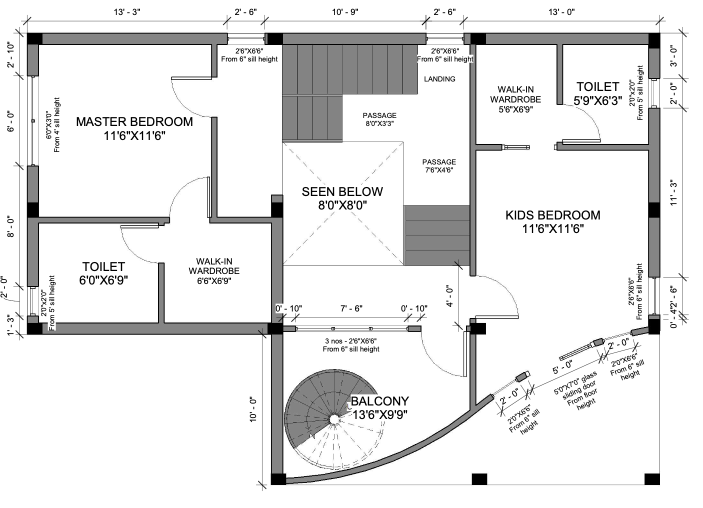
#> input picture ml/floorplan.png, 1406 x 1016 px (shown at 1/2 size)
$ python -i window_detector.py   (imports and definitions only)
#> lines starting #> are read from the running program, lines starting #| are printed output that depends on the picture; after the words box and inside, x2 and y2 are one past the last pixel; in counts of white or black regions, pixels touching at a corner belong together
"""
Window Detection Module
Uses computer vision techniques to detect windows in floor plan images
"""
import cv2
import numpy as np
from typing import List, Dict, Any, Tuple

def detect_windows(image_path: str, min_area: int = 200, max_area: int = 8000) -> List[Dict[str, Any]]:
    """
    Detect windows in a floor plan image using improved computer vision techniques

    Args:
        image_path: Path to the floor plan image
        min_area: Minimum area for window detection (pixels)
        max_area: Maximum area for window detection (pixels)

    Returns:
        List of window detections with bounding boxes and confidence scores
    """
#> called with image_path = '../ml/floorplan.png', min_area = 200, max_area = 8000
    # Load image
    image = cv2.imread(image_path)
#> image is the input picture: shape (1016, 1406, 3); mean B, G, R 231, 231, 231
    if image is None:
        print(f"Error: Could not load image {image_path}")
        return []

    # Convert to grayscale
    gray = cv2.cvtColor(image, cv2.COLOR_BGR2GRAY)

    # Apply stronger Gaussian blur to reduce noise
    blurred = cv2.GaussianBlur(gray, (7, 7), 0)

    # Use more conservative Canny edge detection for cleaner edges
    edges = cv2.Canny(blurred, 80, 200)
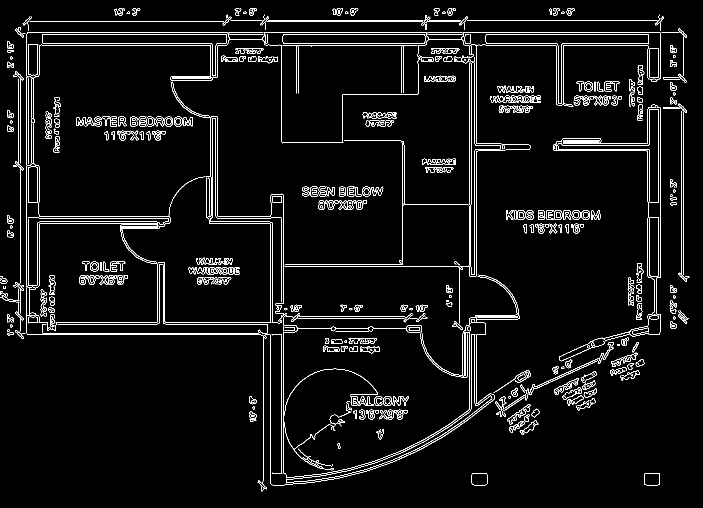
#> edges: shape (1016, 1406) (shown at 1/2 size); 4.2% white in thin lines or dots

    # Apply morphological operations to clean up edges
    kernel = cv2.getStructuringElement(cv2.MORPH_RECT, (3, 3))
    edges = cv2.morphologyEx(edges, cv2.MORPH_CLOSE, kernel)
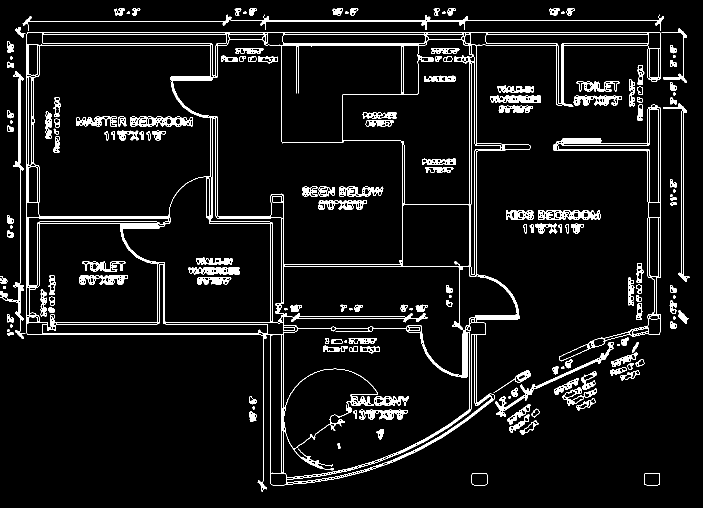
#> edges: shape (1016, 1406) (shown at 1/2 size); 6.3% white; 169 white regions (1 under 20 px)

    # Find contours
    contours, _ = cv2.findContours(edges, cv2.RETR_EXTERNAL, cv2.CHAIN_APPROX_SIMPLE)
#> contours = 106 contours, 21 with area under 20; largest, box (x1, y1, x2, y2) and area: (52, 64, 1322, 983) 671089, (1106, 209, 1322, 723) 15455, (1076, 420, 1201, 440) 1980, (45, 29, 1328, 62) 1846, (990, 684, 1228, 834) 1685

    # Detect walls first to improve window detection
    wall_regions = detect_wall_regions(gray)

    window_detections = []

    for contour in contours:
        # Calculate contour area
        area = cv2.contourArea(contour)

        # Filter by area - more restrictive for floor plan windows
        if area < min_area or area > max_area:
            continue

        # Get bounding rectangle
        x, y, w, h = cv2.boundingRect(contour)

        # Calculate aspect ratio
        aspect_ratio = w / h if h > 0 else 0

        # More restrictive window characteristics for floor plans:
        # - Windows are typically rectangular with specific aspect ratios
        # - Should be near walls
        # - Should have reasonable size for floor plan scale

        if 1.2 <= aspect_ratio <= 4.0:  # More restrictive aspect ratio
            # Calculate confidence based on improved window characteristics
            confidence = calculate_improved_window_confidence(
                contour, x, y, w, h, aspect_ratio, image.shape, wall_regions
            )

            if confidence > 0.5:  # Higher confidence threshold
                detection = {
                    "class_id": 999,  # Special ID for windows
                    "class_name": "window",
                    "confidence": round(confidence, 4),
                    "bbox": {
                        "x1": int(x),
                        "y1": int(y),
                        "x2": int(x + w),
                        "y2": int(y + h),
                        "width": int(w),
                        "height": int(h)
                    },
                    "area": int(area),
                    "aspect_ratio": round(aspect_ratio, 2)
                }
                window_detections.append(detection)

    # Sort by confidence (highest first)
    window_detections.sort(key=lambda x: x["confidence"], reverse=True)

    # Remove overlapping detections (keep highest confidence)
    filtered_detections = remove_overlapping_windows(window_detections, iou_threshold=0.2)

    print(f"🔍 Window Detection: Found {len(filtered_detections)} potential windows")
    return filtered_detections

def detect_wall_regions(gray_image: np.ndarray) -> List[Tuple[int, int, int, int]]:
    """
    Detect wall regions in the floor plan to help with window detection

    Args:
        gray_image: Grayscale image of the floor plan

    Returns:
        List of wall regions as (x, y, w, h) tuples
    """
    # Use adaptive thresholding to detect walls (typically darker/thicker lines)
    thresh = cv2.adaptiveThreshold(gray_image, 255, cv2.ADAPTIVE_THRESH_GAUSSIAN_C,
                                   cv2.THRESH_BINARY_INV, 11, 2)
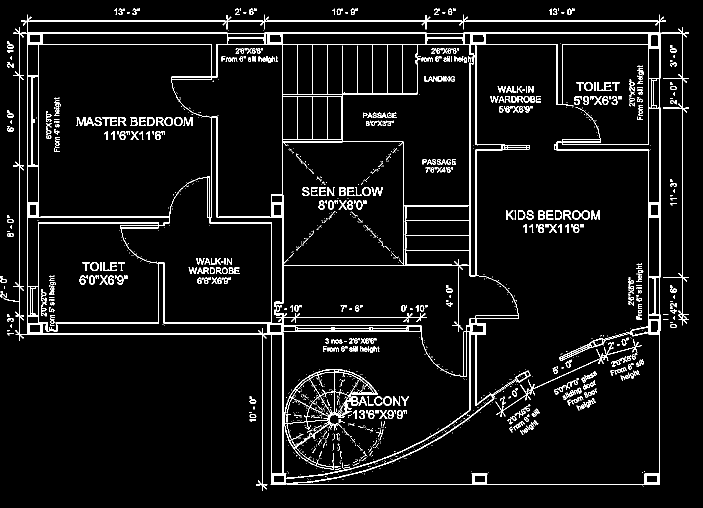
#> thresh: shape (1016, 1406) (shown at 1/2 size); 5.8% white in thin lines or dots

    # Apply morphological operations to connect wall segments
    kernel = cv2.getStructuringElement(cv2.MORPH_RECT, (5, 5))
    thresh = cv2.morphologyEx(thresh, cv2.MORPH_CLOSE, kernel)
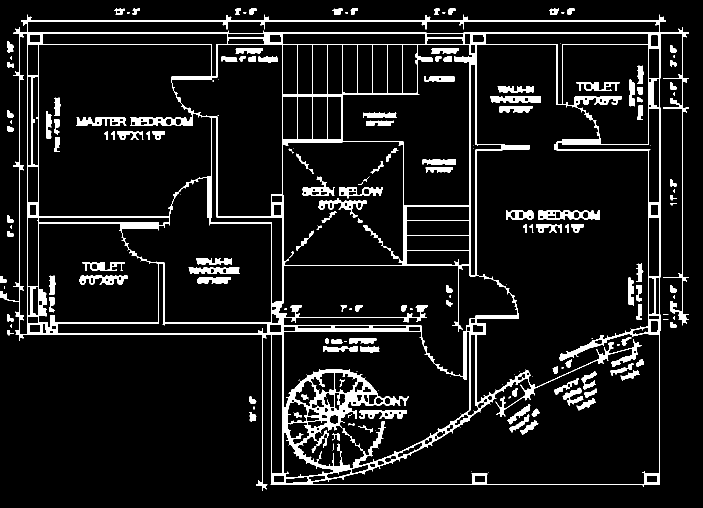
#> thresh: shape (1016, 1406) (shown at 1/2 size); 8.2% white; 209 white regions (69 under 20 px)

    # Find contours of wall regions
    contours, _ = cv2.findContours(thresh, cv2.RETR_EXTERNAL, cv2.CHAIN_APPROX_SIMPLE)
#> contours = 48 contours, 18 with area under 20; largest, box (x1, y1, x2, y2) and area: (0, 29, 1378, 982) 1039558, (14, 83, 28, 106) 170, (228, 17, 249, 30) 164, (1098, 17, 1118, 30) 160, (499, 824, 513, 844) 156

    wall_regions = []
    for contour in contours:
        area = cv2.contourArea(contour)
        if area > 500:  # Filter out small noise
            x, y, w, h = cv2.boundingRect(contour)
            wall_regions.append((x, y, w, h))
#> this loop made 48 passes
#> (area, x, y, w, h) on pass 33: (1039558.5, 0, 29, 1378, 953)
#> area on passes 1, 3, 4, 6, 10, 13: 156.5, 103.5, 44.5, 91, 88, 104
#> after the loop, wall_regions = [(0, 29, 1378, 953)]
#> the loop in detect_windows, `for contour in contours:` made 106 passes
#> (x, y, w, h, aspect_ratio, confidence) on passes 1, 2, 3, 9, 12, 14, 16, 17, 18, 24, 27, 53: (1289, 946, 31, 25, 1.24, 0.58), (943, 946, 32, 25, 1.28, 0.58), (1039, 840, 38, 30, 1.27, 0.43), (1153, 796, 39, 25, 1.56, 0.58), (1125, 775, 69, 37, 1.86, 0.58), (1108, 756, 50, 34, 1.47, 0.48), (987, 741, 75, 45, 1.67, 0.45), (1241, 740, 39, 21, 1.86, 0.58), (1220, 734, 34, 18, 1.89, 0.58), (1222, 705, 53, 29, 1.83, 0.58), (990, 684, 238, 150, 1.59, 0.3), (1142, 447, 26, 20, 1.3, 0.48)
#> after the loop in detect_windows, `for contour in contours:`: window_detections = 9 items

    return wall_regions

def calculate_improved_window_confidence(contour: np.ndarray, x: int, y: int, w: int, h: int,
                                       aspect_ratio: float, image_shape: Tuple[int, int, int],
                                       wall_regions: List[Tuple[int, int, int, int]]) -> float:
    """
    Calculate improved confidence score for a potential window detection

    Args:
        contour: Contour of the potential window
        x, y, w, h: Bounding box coordinates and dimensions
        aspect_ratio: Aspect ratio of the bounding box
        image_shape: Shape of the original image (height, width, channels)
        wall_regions: List of detected wall regions

    Returns:
        Confidence score between 0 and 1
    """
    confidence = 0.0
    height, width = image_shape[:2]

    # 1. Aspect ratio score (windows are typically rectangular, not square)
    if 1.5 <= aspect_ratio <= 3.5:  # Good window aspect ratio for floor plans
        confidence += 0.25
    elif 1.2 <= aspect_ratio <= 4.0:  # Acceptable aspect ratio
        confidence += 0.15

    # 2. Size score (windows should be reasonably sized for floor plans)
    area = w * h
    if 300 <= area <= 3000:  # Good window size for floor plans
        confidence += 0.25
    elif 200 <= area <= 5000:  # Acceptable size
        confidence += 0.15

    # 3. Wall proximity score (windows should be near walls)
    wall_proximity_score = calculate_wall_proximity(x, y, w, h, wall_regions)
    confidence += wall_proximity_score * 0.3

    # 4. Contour regularity score (windows have regular rectangular shapes)
    perimeter = cv2.arcLength(contour, True)
    if perimeter > 0:
        rect_area = w * h
        contour_area = cv2.contourArea(contour)
        if rect_area > 0:
            regularity = contour_area / rect_area
            if regularity > 0.85:  # Very regular shape
                confidence += 0.15
            elif regularity > 0.75:  # Somewhat regular
                confidence += 0.1

    # 5. Position in image (windows are often in the middle to upper portion)
    relative_y = y / height
    if 0.1 <= relative_y <= 0.8:  # Good vertical position
        confidence += 0.05

    # 6. Edge alignment score (windows often align with image edges or walls)
    edge_alignment_score = calculate_edge_alignment(x, y, w, h, width, height)
    confidence += edge_alignment_score * 0.1

    return min(confidence, 1.0)  # Cap at 1.0

def calculate_wall_proximity(x: int, y: int, w: int, h: int,
                           wall_regions: List[Tuple[int, int, int, int]]) -> float:
    """
    Calculate how close a potential window is to detected walls

    Args:
        x, y, w, h: Bounding box of potential window
        wall_regions: List of wall regions as (x, y, w, h) tuples

    Returns:
        Proximity score between 0 and 1
    """
    if not wall_regions:
        return 0.0

    window_center_x = x + w // 2
    window_center_y = y + h // 2

    min_distance = float('inf')

    for wall_x, wall_y, wall_w, wall_h in wall_regions:
        wall_center_x = wall_x + wall_w // 2
        wall_center_y = wall_y + wall_h // 2

        # Calculate distance between centers
        distance = np.sqrt((window_center_x - wall_center_x)**2 + (window_center_y - wall_center_y)**2)
        min_distance = min(min_distance, distance)

    # Convert distance to score (closer = higher score)
    # Windows within 50 pixels of walls get high score
    if min_distance <= 50:
        return 1.0
    elif min_distance <= 100:
        return 0.7
    elif min_distance <= 200:
        return 0.4
    else:
        return 0.0

def calculate_edge_alignment(x: int, y: int, w: int, h: int,
                           image_width: int, image_height: int) -> float:
    """
    Calculate how well a potential window aligns with image edges or common wall positions

    Args:
        x, y, w, h: Bounding box of potential window
        image_width, image_height: Dimensions of the image

    Returns:
        Alignment score between 0 and 1
    """
    alignment_score = 0.0

    # Check horizontal alignment (windows often align with top/bottom edges)
    if y < 20 or (y + h) > (image_height - 20):  # Near top or bottom edge
        alignment_score += 0.5

    # Check vertical alignment (windows often align with left/right edges)
    if x < 20 or (x + w) > (image_width - 20):  # Near left or right edge
        alignment_score += 0.5

    # Check if window is positioned at common wall locations (quarter positions)
    quarter_width = image_width // 4
    quarter_height = image_height // 4

    if (x < quarter_width or x > 3 * quarter_width or
        y < quarter_height or y > 3 * quarter_height):
        alignment_score += 0.3

    return min(alignment_score, 1.0)

def remove_overlapping_windows(detections: List[Dict[str, Any]], iou_threshold: float = 0.3) -> List[Dict[str, Any]]:
    """
    Remove overlapping window detections, keeping the one with highest confidence

    Args:
        detections: List of window detections
        iou_threshold: IoU threshold for considering detections as overlapping

    Returns:
        Filtered list of non-overlapping detections
    """
#> called with iou_threshold = 0.2
    if len(detections) <= 1:
        return detections

    # Sort by confidence (highest first)
    sorted_detections = sorted(detections, key=lambda x: x["confidence"], reverse=True)
#> sorted_detections = 9 items

    filtered = []
    used_indices = set()

    for i, det1 in enumerate(sorted_detections):
        if i in used_indices:
            continue

        filtered.append(det1)
        used_indices.add(i)

        # Check for overlaps with remaining detections
        for j, det2 in enumerate(sorted_detections[i+1:], i+1):
            if j in used_indices:
                continue

            # Calculate IoU
            iou = calculate_iou(det1["bbox"], det2["bbox"])
            if iou > iou_threshold:
                used_indices.add(j)
#> this loop made 9 passes

    return filtered

def calculate_iou(box1: Dict[str, int], box2: Dict[str, int]) -> float:
    """
    Calculate Intersection over Union (IoU) of two bounding boxes

    Args:
        box1, box2: Bounding boxes with x1, y1, x2, y2 coordinates

    Returns:
        IoU value between 0 and 1
    """
    # Calculate intersection coordinates
    x1 = max(box1["x1"], box2["x1"])
    y1 = max(box1["y1"], box2["y1"])
    x2 = min(box1["x2"], box2["x2"])
    y2 = min(box1["y2"], box2["y2"])

    # Check if there's an intersection
    if x2 <= x1 or y2 <= y1:
        return 0.0

    # Calculate intersection area
    intersection_area = (x2 - x1) * (y2 - y1)

    # Calculate union area
    box1_area = (box1["x2"] - box1["x1"]) * (box1["y2"] - box1["y1"])
    box2_area = (box2["x2"] - box2["x1"]) * (box2["y2"] - box2["y1"])
    union_area = box1_area + box2_area - intersection_area

    # Calculate IoU
    if union_area == 0:
        return 0.0

    return intersection_area / union_area

def create_window_visualization(image_path: str, window_detections: List[Dict[str, Any]]) -> np.ndarray:
    """
    Create visualization of detected windows on the original image

    Args:
        image_path: Path to the original image
        window_detections: List of window detections

    Returns:
        Image with window detections visualized
    """
    image = cv2.imread(image_path)
    if image is None:
        return None

    # Draw each window detection
    for detection in window_detections:
        bbox = detection["bbox"]
        confidence = detection["confidence"]

        # Draw bounding box in blue (window color)
        cv2.rectangle(image, (bbox["x1"], bbox["y1"]), (bbox["x2"], bbox["y2"]), (255, 0, 0), 2)

        # Draw confidence score
        label = f"Window: {confidence:.2f}"
        cv2.putText(image, label, (bbox["x1"], bbox["y1"] - 10),
                   cv2.FONT_HERSHEY_SIMPLEX, 0.5, (255, 0, 0), 1)

    return image

>>> result = detect_windows('../ml/floorplan.png')
#| 🔍 Window Detection: Found 8 potential windows
